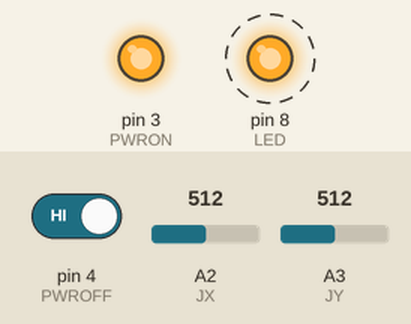
This sketch was run on a simulated Arduino Uno, built with avr-gcc and run on an emulated ATmega328P. Shown: output pins drawn as LEDs (lit = HIGH). Dashed ring = blinking. Inputs (shaded band) come from the test bench; at power-on: pin 4 (PWROFF) HIGH, A2 (JX) = 512, A3 (JY) = 512.

Above: at 1.2 s.
1.3 s: pin 4 (PWROFF) driven LOW
At 1.58 s:
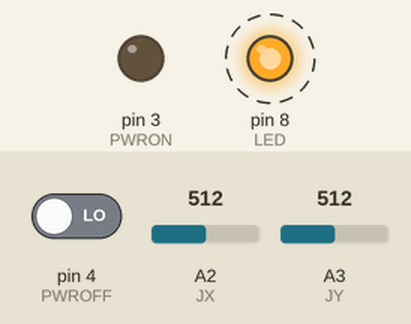
Timing chart, 0 to 10.3 s (numbered marks = the images above; inputs shaded):
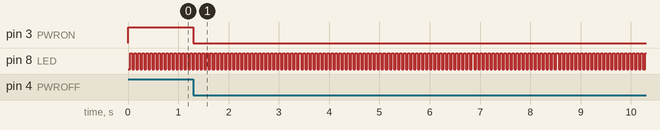

Measured:
- after the input at 1.3 s, pin 3 (PWRON): HIGH → LOW at once
- by itself, pin 8 (LED): alternates HIGH for 0.04 s and LOW for 0.04 s

The sketch:

iWA_RC_Slave_LC_V3.ino
```cpp
/**
* FILENAME :        iWA_RC_Slave_LC_V3
*
* DESCRIPTION :
*       Software to Control E-Rollator from iHomeLab
*       Implemented are:
*         -Loop Controller PID
*         -Turn off on button press
*         -Time based automatic turn off (WatchDog)
*         -battery low turn off
*         -battery surveillance (ADC-Usage)
*
*       Software is partially copied from existing
*       code created by an unknown author at iHomeLab. This software extends
*       the functionality of the E-Rollator.
*
* FUNCTIONS :
*       void setup(void)
*       void loop(void)
*       void setupCan(void)
*    void readCan(void)
*   void readJoystick(void)
*   void turnOffWatch(void)
*   void batteryStatus(void)
*   void sendSpeedToWheel(int side, int wheelSpeed)
*   void sendCurrentToWheel(int side, int wheelSpeed)
*   void tickISR()
*
* NOTES :
*       System tick can be observed on Pin 8
*       content of this file belongs to iHomeLab
*
* AUTHOR :    Fabian Niederberger        START DATE :    27.11.2016
*
* CHANGES :
* VERSION DATE      WHO     DETAIL
* 1.0     17.11.16  FN      Create file
* 2.0     02.12.16  FN      Joystick by Wire
* 3.0   10.12.16  FN    Delete Bluetooth and clean up
*
*/

#include <TimerOne.h>
#include <mcp_can.h>
#include <mcp_can_dfs.h>
#include <SoftwareSerial.h>
#include <SPI.h>

/********************************************//**
 *  Makros
 ***********************************************/
#define INIT_PIDVAR(X) PIDVar X = {.w_k = 0, .e_k = 0, .u_k = 0, .u_p_k = 0, .u_i_k = 0, .u_i_k_1 = 0, .u_d_k = 0, .u_d_k_1 = 0, .v_k = 0, .u_arw_k = 0, .u_arw_k_1 = 0, .y_k = 0, .y_k_1 = 0}

/********************************************//**
 *  Parameters & Variables
 ***********************************************/
//System declarations
#define TICK        40      //System Tick in ms
#define BAUDRATE    115200    //Hardware Serial Baudrate (con. to PC)

//PIN declarations
#define BATTERY     A0          //battery balance on Analog 0
#define PWRON       3     //ON/OFF Transistor on Digital 3
#define PWROFF      4           //Power OFF Switch on Digital 4
#define RxD         7           //Software Rx on Digital 7
#define TxD         6           //Software Tx on Digital 6
#define LED         8           //Status LED Digital 8
#define CSCAN       10          //Chip select for CAN Shield Digital 10
#define JX      A2      //Joystick X value
#define JY      A3      //Joystick Y Value

//developers controls
#define CURRENT             1   //if 1 Motor is controlled by setting current
                                //if 0 Motor is controlled by setting speed
#define DEBUG_ENABLED       0   //debugging via serial port
#define DEBUG_PID           0   //to debug PID
#define PID_ENABLED         1   //PID will be active
#define ROLLATOR_UNPLUGGED  0   //If Rollator is unplugged and tests are executed
#define MEASURE_TICK        1   //if 1: LED -> TICK, if 0: LED -> Main Loop

//Declarations
MCP_CAN CAN(CSCAN);             //CAN Shield

//PID Parameters
static const double Kp      = 40;   //proportional gain
static const double T   = (double) TICK;
static const double Ti      = 18;   //i factor
static const double Td      = 1;    //d factor
static const double Tr    = Ti;   //anti-reset windup (ARW) factor (defined by Th. Prud'homme)
static const double N   = 1/T;   //Filter for D-Part
static const int u_min    = -2000;    //actuator min, saturation of current
static const int u_max    = 2000;     //actuator max, saturation of current
static const double ad    = Td / (Td + N*T/1000); //numerator D
static const double bd    = Kp * Td * N / (Td + N*T/1000); //denominator D
static const double ai    = Kp * T / Ti; //numerator I
static const double ar    = T / Tr;  //numerator ARW
static const double factor  = 0.20;   //factor to adjust speed to current control ~5.2

typedef struct {
  double w_k;     //target, given by joystick
  double e_k;     //target/actual error
  double u_k;     //actuator at time k -> value for motor
  double u_p_k;     //proportional part
  double u_i_k;     //integral part
  double u_i_k_1;   //actuators value at time k-1
  double u_d_k;     //deviation part
  double u_d_k_1;   //deviation part at time k-1
  double v_k;     //actuator before ARW
  double u_arw_k;   //ARW at time k
  double u_arw_k_1;   //error anti-reset windup at time k-1
  double y_k;     //speed
  double y_k_1;     //speed at time k-1
} PIDVar;

//Motor controls
static const int setLeft        = 266;      //control motor Left
static const int setRight       = 298;
static const int getSpeedLeft   = 256;      //read motor Left
static const int getSpeedRight  = 288;
static const int getOdoLeft     = 257;      //odo ticks left wheel
static const int getOdoRight    = 289;      //odo ticks right wheel
static PIDVar left;             //PID variables for left motor
static PIDVar right;
static unsigned long pidCount = 0UL;    //to Debug PID

//Battery Surveillance Parameters
static const float turnOffV     = 3.4;      //device turns off at this battery cell voltage
static const int batCheck = 120 * (1000/TICK);  //battery checking time in s
static const float analogRef    = 5.0;      //ADC reference voltage
static const int adcRes         = 1024;     //ADC Resolution
static float cellVoltage        = 0;        //battery cell voltage
static int batCount             = 0;

//Automatic Turn Off Parameters
static const unsigned long turnOfftime = 7200UL * (1000 / TICK); //turn off value in seconds
static unsigned long watchCounter = 0UL;            //counter turn off watchdog

/**
 * an integer 16 bit is splitted into two 8 bit characters
 * <p>
 * this union is called before sending data to CAN shield
 */
union {
  int integer;
  unsigned char byte[2];
} int2byte;

/********************************************//**
 *  System Setup
 ***********************************************/
/**
 * Initializes Board and Parameters before entering the
 * main loop
 * <p>
 * This function runs only once on startup.
 */
void setup()
{
  unsigned long tOne = 0;
  //setup power Management
  pinMode(PWROFF,INPUT);
  pinMode(PWRON, OUTPUT);
  //turn on Rollator
  digitalWrite(PWRON, HIGH);

  //initialize Timer
  tOne = TICK * 1000UL;
  Timer1.initialize(tOne);          //Timer time in set in uSeconds
  Timer1.attachInterrupt(tickISR);

  //setup serial connections
  if(DEBUG_ENABLED || DEBUG_PID)      //serial connection to PC
  Serial.begin(BAUDRATE);         //Hardware UART to PC
  pinMode(RxD, INPUT);            //Software UART to BT
  pinMode(TxD, OUTPUT);

  //setup status LED
  pinMode(LED, OUTPUT);

  if(!ROLLATOR_UNPLUGGED)
  {
    //setup CAN shield
    setupCan();
  }

  //Init Variables for PID
  INIT_PIDVAR(left);
  INIT_PIDVAR(right);

  if(DEBUG_PID)
  {
    Serial.println("ad = "+String(ad)+"\tbd = "+String(bd)+"\tai = "+String(ai)+"\tar = " + String(ar));
    Serial.println("cnt,w_k,e_k,u_k,u_i_k,u_d_k,y_k,u_arw_k");
    Serial.println(String(pidCount)+","+String(left.w_k)+","+String(left.e_k)+","+String(left.u_k)+","+String(left.u_i_k)+","+String(left.u_d_k)+","+String(left.y_k)+","+String(left.u_arw_k));
  }
}

/********************************************//**
 *  Main
 ***********************************************/
/**
 * All tasks will be done sequentially. Flags that
 * have been set in the ISRs will be checked and executed
 * <p>
 * This function runs endlessly after setup
 */
void loop()
{
  if(!MEASURE_TICK)
    digitalWrite(LED, digitalRead(LED)^1);

  //check button 2, when pressed, turn off
  if(digitalRead(PWROFF) == 0)
  {
    if(DEBUG_ENABLED)
      Serial.println("Switch 2 pressed, Shut-Down Rollator");
    digitalWrite(PWRON, LOW);
  }

  //check battery after defined time
  if(batCount >= batCheck)
  {
    batCount = 0;
    batteryStatus();
  }

  if (!ROLLATOR_UNPLUGGED)
  {
    //read joystick for target new target values
    readJoystick();
    //read actual values
    readCAN();

    if(CURRENT)
    {
      //send current values to motors
      sendCurrentToWheel(setLeft, ((int) left.u_k));
      sendCurrentToWheel(setRight, ((int) right.u_k));
      if(DEBUG_ENABLED)
        Serial.println("Current: " + String(left.u_k) + " / " + String(right.u_k));
    }
    else
    {
      //send Speed values to motors
      sendSpeedToWheel(setLeft, ((int) left.u_k));
      sendSpeedToWheel(setRight, ((int) right.u_k));
      if(DEBUG_ENABLED)
        Serial.println("Speed: " + String(left.u_k) + " / " + String(right.u_k));
    }
  }
}

/********************************************//**
 *  Setup Peripheral Components
 ***********************************************/

/**
 * Sends initializing commands to can shield to set it
 * up for communication with motor controller from the
 * wheels, left and right.
 * <p>
 * This function is called once on setup.
 */
void setupCan()
{
START_SETUP:
  if(CAN_OK == CAN.begin(CAN_1000KBPS))
  {
  if(DEBUG_ENABLED)
    Serial.println("CAN Init ok");
  }
  else
  {
  if(DEBUG_ENABLED)
    Serial.println("Can't init CAN\nTrying again...");
    delay(100);
    goto START_SETUP;
  }
}

/********************************************//**
 *  Functions
 ***********************************************/
/**
 * Reads Joystick values for target Speed
 * <p>
 * This function runs each loop.
 */
void readJoystick()
{
  int x = 0;
  int y = 0;

  x = analogRead(JX);
  y = analogRead(JY);
  x -= 512;
  y -= 512;

  //noise hyst.
  if (abs(x) < 20)
  x = 0;
  else if (x > 500)
  x = 500;
  else if (x < -500)
    x = -500;

  if (abs(y) < 20)
  y = 0;
  else if (y > 500)
  y = 500;
  else if (y < -500)
  y = -500;

  //calculate motor values
  if(y >= 0){
    right.w_k = factor*(-x + y);
    left.w_k = factor*(x + y);
  }
  else{
    right.w_k = factor*(x + y);
    left.w_k = factor*(-x + y);
  }

  if(DEBUG_ENABLED)
    Serial.println("Joystick:\t" + String(x) + "/"+ String(y) + "\t" + String(left.w_k) + "/" + String(right.w_k));
}

/**
 * reads speed information from CAN-Bus
 * <p>
 * this function runs each loop
 */
void readCAN()
{
  while(CAN_MSGAVAIL == CAN.checkReceive())                // check if data incoming
  {
    unsigned char len = 0;
    unsigned char buf[8];
    unsigned char val[2] = {0, 0};
    int sigVal[2] = {0, 0};
    CAN.readMsgBuf(&len, buf);                          // read data,  len: data length, buf: data buf
    unsigned int canId = CAN.getCanId();
    //CAN-Frame is Speed/Accel. Calculate usable value
    if((canId == 256) || (canId == 288)){                           //show can ID
      for(int i = 0; i<2; i++)                          // read only first 2 bytes (speed)
      {
        val[i] = 256 - buf[i];
      }
    if(DEBUG_ENABLED)
      Serial.println(String(canId) + "," + String(val[0]) + "," + String(val[1]));

    //prepare forward values for controlling
    if((val[0] > 0) && (val[0] < 128))
    {
      sigVal[0] = val[0] - 1;
      sigVal[1] = val[1];
    }

    //prepare reverse values for controlling
    else if((val[0] >= 128))
    {
      sigVal[0] = (int) val[0];
      sigVal[0] = sigVal[0] - 255;
      sigVal[1] = (int) val[1];
      sigVal[1] = (sigVal[1] - 255);
    }

    //additional reverse values
    else if(val[1] != 0)
    {
      sigVal[0] = (int) val[0];
      sigVal[0] = sigVal[0];
      sigVal[1] = val[1];
      sigVal[1] = (int) sigVal[1] - 255;
    }

    if(canId == 256)
      left.y_k = sigVal[0] * 256 + sigVal[1];
    if(canId == 288)
      right.y_k = sigVal[0] * 256 + sigVal[1];

    if (DEBUG_ENABLED)
      Serial.println("y_k: " + String(canId) + ",\t" + String(sigVal[1]) + ";");
    }
  }
}


/**
 * increments a counter. If limit is reached Rollator will
 * be turned off to prevent battery discharge
 * <p>
 * This Function is called on each system tick
 */
void turnOffWatch()
{
  watchCounter++;
  if(watchCounter >= turnOfftime)
  {
    digitalWrite(PWRON, LOW);
  }
}

/**
 * battery cell voltage will be calculated and on low
 * voltage Rollator will be turned off
 * <p>
 * this functions will be called after defined time
 */
void batteryStatus()
{
  cellVoltage = analogRead(BATTERY);
  cellVoltage = (cellVoltage * analogRef) / adcRes;     //Voltage at Analog Port
  cellVoltage = (cellVoltage * 242) / 22;               //Resistor Divider R1 + R2 = 242k, R2 = 22k
  if (DEBUG_ENABLED)
    Serial.println("Battery:\t" + String(cellVoltage) + " V");
  cellVoltage = cellVoltage/6;                          //calc cell voltage
  //on low battery voltage, turn off Rollator
  if(cellVoltage <= turnOffV)
    digitalWrite(PWRON, LOW);
}

/********************************************//**
 *  Motor Control Functions
 ***********************************************/
/**
 * send speed (RPM) infromation to wheel
 * <p>
 * this function is called in every loop wether the information
 * has changed or not. Motor needs periodically instructions othwerwise
 * turns off
 *
 * @param  side  which Motor will be controlled
 * @param  wheelSpeed RPM information
 *
 */
void sendSpeedToWheel(int side, int wheelSpeed)
{
  unsigned char sendBuf[5];
  int2byte.integer = wheelSpeed;
  sendBuf[0] = 1;
  sendBuf[1] = int2byte.byte[0];  //arduino int is 2 bytes (16 bit)
  sendBuf[2] = int2byte.byte[1];
  sendBuf[3] = 0;
  sendBuf[4] = 0;

  CAN.sendMsgBuf(side, 0, 5, sendBuf);
}

/**
 * send current (mA) infromation to wheel
 * <p>
 * this function is called in every loop wether the information
 * has changed or not. Motor needs periodically instructions othwerwise
 * turns off
 *
 * @param  side  which Motor will be controlled
 * @param  wheelSpeed RPM information
 *
 */
void sendCurrentToWheel(int side, int wheelSpeed)
{
  unsigned char sendBuf[5];
  int wheelCurrent = -2*wheelSpeed;

  int2byte.integer = wheelCurrent/3;
  sendBuf[0] = 2;
  sendBuf[1] = 0;
  sendBuf[2] = 0;
  sendBuf[3] = int2byte.byte[1];
  sendBuf[4] = int2byte.byte[0];

  CAN.sendMsgBuf(side, 0, 5, sendBuf);
}

/********************************************//**
 *  Interrupt Service Routines
 ***********************************************/
 /**
 * Time critical elements are "registered" here and
 * flags will be set to signal a execution requirement
 * for those functions
 * the Tick toggles LED to measure accuracy from
 * outside
 * <p>
 * Timer interrupt service routine will be called on
 * each timer overflow
 */
 void tickISR()
{
  if(MEASURE_TICK)
    digitalWrite(LED, digitalRead(LED)^1);

  turnOffWatch();

  //PID Controller turned off
  if (!PID_ENABLED)
  {
    left.u_k = left.w_k;
    right.u_k = right.w_k;
  }

  if(!ROLLATOR_UNPLUGGED && PID_ENABLED)
  {
    //calculate new error for PID
    left.e_k = left.w_k - left.y_k;
    right.e_k = right.w_k - right.y_k;

    //P
    left.u_p_k = Kp * left.e_k;
    right.u_p_k = Kp * right.e_k;

    //I
    left.u_i_k = left.u_i_k_1 + (ai * left.e_k)/1000;   //Tick correction
    right.u_i_k = right.u_i_k_1 + (ai * right.e_k)/1000;

    //D with filter and only on output ,not on error
    left.u_d_k = ad * left.u_d_k_1 + bd * (-left.y_k + left.y_k_1);
    left.u_d_k = ad * left.u_d_k_1 + bd * (-right.y_k + right.y_k_1);

    //actuator before ARW
    left.v_k  = left.u_p_k + left.u_i_k + left.u_d_k + left.u_arw_k_1;
    right.v_k = right.u_p_k + right.u_i_k + right.u_d_k + right.u_arw_k_1;

    //Saturation
    if (left.v_k > u_max)
      left.u_k = u_max;
    else if (left.v_k < u_min)
      left.u_k = u_min;
    else
      left.u_k = left.v_k;

    if (right.v_k > u_max)
      right.u_k = u_max;
    else if (right.v_k < u_min)
      right.u_k = u_min;
    else
      right.u_k = right.v_k;

    //ARW
    left.u_arw_k = left.u_arw_k_1 + (ar * (left.u_k - left.v_k))/1000;    //Tick correction
    right.u_arw_k = right.u_arw_k_1 + (ar * (right.u_k - right.v_k))/1000;

    if(DEBUG_PID)
    {
      pidCount++;
      Serial.println(String(pidCount)+","+String(left.w_k)+","+String(left.e_k)+","+String(left.u_k)+","+String(left.u_i_k)+","+String(left.u_d_k)+","+String(left.y_k)+","+String(left.u_arw_k_1));
    }


    //Store variables
    left.u_i_k_1 = left.u_i_k;
    right.u_i_k_1 = right.u_i_k;
    left.u_arw_k_1 = left.u_arw_k;
    right.u_arw_k_1 = right.u_arw_k;
    left.y_k_1 = left.y_k;
    right.y_k_1 = right.y_k;
    left.u_d_k_1 = left.u_d_k;
    right.u_d_k_1 = right.u_d_k;

    //I-Reset
    if((abs(left.y_k) < 10) && (abs(left.w_k) <= 1))
    {
    left.u_i_k_1 = 0;
    left.u_arw_k_1 = 0;
    }
    if((abs(right.y_k) < 10) && (abs(right.w_k) <= 1))
    {
      right.u_i_k_1 = 0;
      right.u_arw_k_1 = 0;
    }


  }

  if(!ROLLATOR_UNPLUGGED)
    batCount++;
}
```
